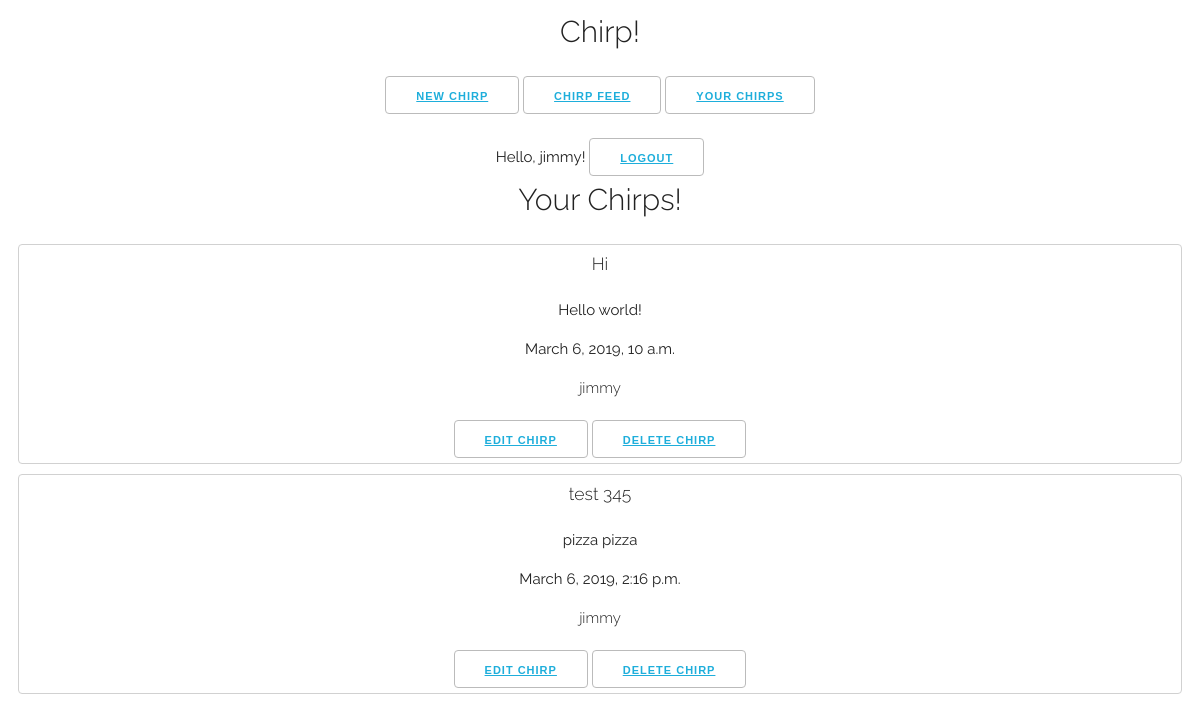
/chirp_users_app/user_homepage/ (signed in), run on the app's committed database.
### chirp_posts_app/models.py (models this page shows, shortened)
class Post(models.Model):
    author = models.CharField(null=True, blank=True, max_length=50)
    chirp_author = models.ForeignKey('auth.user', on_delete=models.CASCADE)
    chirp_title = models.CharField(null=True, blank=True, max_length=50)
    chirp_text = models.CharField(max_length=256)
    date_posted = models.DateTimeField(auto_now_add=True)
    date_edited = models.DateTimeField(auto_now=True)

### chirp_users_app/views.py (the view)
# urls.py: path('user_homepage/', views.UserChirpListView.as_view(), name='user_homepage'),
class UserChirpListView(generic.ListView):
	model = Post
	template_name = 'chirp_posts_app/user_homepage.html'
	def get_queryset(self):
		if self.request.user.is_authenticated:
			return Post.objects.filter(chirp_author=self.request.user)
		return Post.objects.all()

### chirp_posts_app/templates/chirp_posts_app/user_homepage.html (shortened to what this page needs)
{% extends 'chirp_posts_app/base.html' %}
{% block content %}
{% if user.is_authenticated %}
	<br>
	Hello, {{ user.username }}!
	<button><a href="{% url 'logout' %}">Logout</a></button>
	<h1>Your Chirps!</h1>
	{% for item in object_list %}
		<div class="chirp-post">
			<h3>{{ item.chirp_title }}</h3>
			<p>{{ item.chirp_text }}</p>
			<p>{{ item.date_posted }}</p>
			<h4>{{ item.chirp_author.username }}</h4>
			<button><a href="{% url 'chirp_posts_app:chirp_update' item.id %}">Edit Chirp</a></button>
			<button><a href="{% url 'chirp_posts_app:chirp_delete' item.id %}">Delete Chirp</a></button>
		</div>
	{% endfor %}
{% endif %}
{% endblock %}

### chirp_posts_app/static/chirp_posts_app/styles.css (style rules this page uses)
html { font-size: 62.5%; }
body { font-size: 1.5em; line-height: 1.6; font-weight: 400; font-family: "Raleway", sans-serif; color: #222; text-align: center; }
h1, h2, h3, h4, h5, h6 { margin-top: 0; margin-bottom: 2rem; font-weight: 300; }
button { display: inline-block; height: 38px; padding: 0 30px; color: #555; text-align: center; font-size: 11px; font-weight: 600; line-height: 38px; letter-spacing: .1rem; text-transform: uppercase; text-decoration: none; white-space: nowrap; background-color: transparent; border-radius: 4px; border: 1px solid #bbb; cursor: pointer; }
a { color: #1EAEDB; }
div.chirp-post { border: 1px solid #D1D1D1; margin: 10px; padding: 5px; border-radius: 4px; width: auto; }

### data on the page
Post: chirp_title "Hi", chirp_text "Hello world!", date_posted "March 6, 2019, 10 a.m.", chirp_author.username "jimmy"
Post: chirp_title "test 345", chirp_text "pizza pizza", date_posted "March 6, 2019, 2:16 p.m.", chirp_author.username "jimmy"

### other printed values
{{ user.username }} "jimmy"
